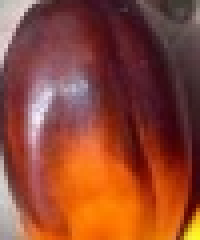
#> input picture PYTHON CODE/scripts/full_image/raw/000001.png, 50 x 60 px (shown 4 times larger)
$ python resize_aspect_ratio_dataset.py --input '../../PYTHON CODE/scripts/full_image/raw' --annot '../../PYTHON CODE/scripts/full_image/raw' --folder '../../PYTHON CODE/scripts/full_image/raw'
#> lines starting #> are read from the running program, lines starting #| are printed output that depends on the picture
##################################################
## {Description}: Rename and resize the dataset by
## numbering format e.g.: 000001.png
##################################################
## Author: Khairul Izwan Bin Kamsani
## Version: {1}.{0}.{0}
## Email: {wansnap@gmail.com}
##################################################

# import the necessary packages
from imutils import paths
import argparse
import imutils
import cv2
import os

from pyimagesearch.preprocessing.aspectawarepreprocessor import AspectAwarePreprocessor

# construct the argument parse and parse the arguments
ap = argparse.ArgumentParser()
ap.add_argument("-i", "--input", required=True,
	help="path to input directory of images")
ap.add_argument("-a", "--annot", required=True,
	help="path to output directory of annotations")
ap.add_argument("-f", "--folder", required=True, help="folder name")
ap.add_argument("-ws", "--width", required=False, default=24,
	help="width size")
ap.add_argument("-hs", "--height", required=False, default=24,
	help="height size")
args = vars(ap.parse_args())

# grab the image paths then initialize the dictionary of character
# counts
imagePaths = list(paths.list_images(args["input"]))
count = 0

# initiate aspectawarepreprocessor
#aap = AspectAwarePreprocessor(args["width"], args["height"])

# loop over the image paths
for (i, imagePath) in enumerate(imagePaths):
	# display an update to the user
	print("[INFO] processing image {}/{}".format(i + 1, len(imagePaths)))

	try:
		# load the image
		image = cv2.imread(imagePath)
#> image is the input picture: shape (60, 50, 3); mean B, G, R 51.8, 71.3, 143.1
		flipped = cv2.flip(image, 1)
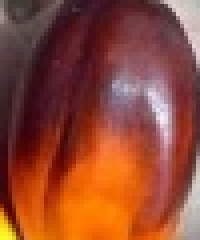
#> flipped: shape (60, 50, 3) (shown 4 times larger); mean B, G, R 51.8, 71.3, 143.1

		# resize the image
		#image = aap.preprocess(image)

		# construct the path the output directory
		dirPath = os.path.join(args["annot"], args["folder"])

		# if the output directory does not exist, create it
		if not os.path.exists(dirPath):
			os.makedirs(dirPath)

		# write the labeled character to file
		p = os.path.sep.join([dirPath, "{}_W{}H{}.png".format(
			str(count).zfill(6), args["width"], args["height"])])
		cv2.imwrite(p, flipped)

		# increment the count for the current key
		count = count + 1

	# we are trying to control-c out of the script, so break from the
	# loop (you still need to press a key for the active window to
	# trigger this)
	except KeyboardInterrupt:
		print("[INFO] manually leaving script")
		break

	# an unknown error has occurred for this particular image
	except:
		print("[INFO] skipping image...")

$ run again, with PYTHON CODE/scripts/full_image/raw/000000.png copied over PYTHON CODE/scripts/full_image/raw/000001.png
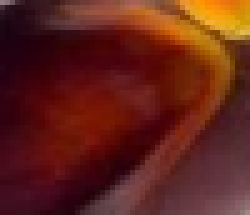
#> input picture PYTHON CODE/scripts/full_image/raw/000000.png, 50 x 43 px (shown 5 times larger)
#> image is the input picture: shape (43, 50, 3); mean B, G, R 25.3, 34.8, 97.9
#> `flipped = cv2.flip(image, 1)`:
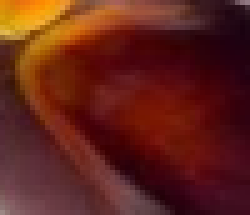
#> flipped: shape (43, 50, 3) (shown 5 times larger); mean B, G, R 25.3, 34.8, 97.9

$ run again, with PYTHON CODE/scripts/full_image/raw/000002.png copied over PYTHON CODE/scripts/full_image/raw/000001.png
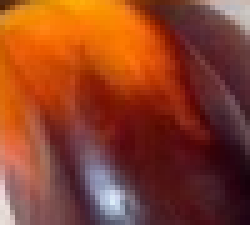
#> input picture PYTHON CODE/scripts/full_image/raw/000002.png, 50 x 45 px (shown 5 times larger)
#> image is the input picture: shape (45, 50, 3); mean B, G, R 39.6, 65.1, 140
#> `flipped = cv2.flip(image, 1)`:
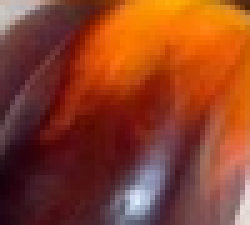
#> flipped: shape (45, 50, 3) (shown 5 times larger); mean B, G, R 39.6, 65.1, 140

$ run again, with PYTHON CODE/scripts/full_image/raw/000003.png copied over PYTHON CODE/scripts/full_image/raw/000001.png
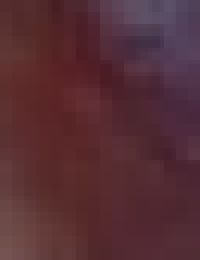
#> input picture PYTHON CODE/scripts/full_image/raw/000003.png, 50 x 65 px (shown 4 times larger)
#> image is the input picture: shape (65, 50, 3); mean B, G, R 53.1, 46, 86
#> `flipped = cv2.flip(image, 1)`:
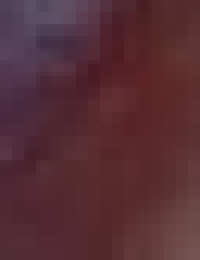
#> flipped: shape (65, 50, 3) (shown 4 times larger); mean B, G, R 53.1, 46, 86
